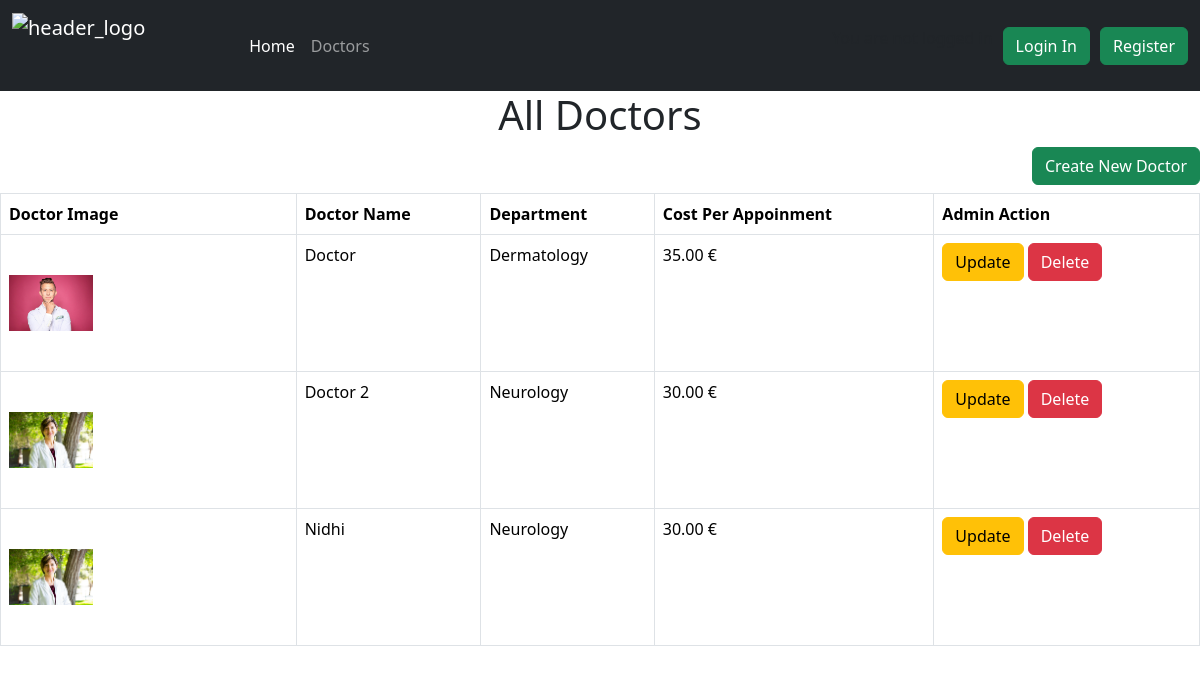
The page /viewdoctor on the database its author committed.
### doctor_app/models.py (models this page shows, shortened)
class Doctor(models.Model):
    doctor_id = models.AutoField(primary_key=True,db_column='doctor_id')
    name = models.CharField(max_length=100)
    age = models.IntegerField()
    department = models.ForeignKey(DoctorDepartment, on_delete=models.CASCADE,null=False)
    image = models.ImageField(upload_to="images/doctor",default=None)
    cost = models.DecimalField(max_digits=10, decimal_places=2, default=Decimal('0.00'))

class DoctorDepartment(models.Model):
    department_name = models.CharField(max_length=100)
    def __str__(self):
        return self.department_name

### doctor_app/views.py (the view)
# urls.py: path('viewdoctor',views.AdminViewDoctors ,name='adminViewDoctors'),
def AdminViewDoctors(request):
     doctors = Doctor.objects.all()
     doctors_context = {'doctors' :doctors}
     return render(request,'doctor_app/admin_view_doctors.html',doctors_context)

### doctor_app/templates/doctor_app/admin_view_doctors.html (shortened to what this page needs)
{% extends "doctor_app/base.html" %}
{% block content %}
<h1 class="text-center adminproductsheader" >All Doctors</h1>
<div class="text-end"><a href="{% url 'adminCreateDoctor' %}" class="btn btn-success text-end mb-2">Create New Doctor</a>
</div>
<table class="table table-bordered" id="doctors_table">
    <thead>
      <tr>
        <th scope="col">Doctor Image</th>
        <th scope="col">Doctor Name</th>
        <th scope="col">Department</th>
        <th scope="col">Cost Per Appoinment</th>
        <th scope="col">Admin Action</th>
      </tr>
    </thead>
    <tbody>
        {% if doctors %}
        {% for doctor in doctors%}
                        <tr>
                            <td><img class="card-img-top" src="{{ doctor.image.url }}" alt="Product image" style="width: 30%;height: 10vw;object-fit: contain;"></td>
                            <td>{{ doctor.name }}</td>
                            <td>{{ doctor.department }}</td>
                            <td>{{ doctor.cost }} €</td>
                            <td><a href="{% url 'adminUpdateDoctor' doctor.doctor_id %}" class="btn btn-warning">Update</a>
                                <a href="{% url 'adminDeleteDoctor' doctor.doctor_id %}" class="btn btn-danger">Delete</a></td>
                        </tr>
                {% endfor%}
      {% endif %}
    </tbody>
  </table>
{% endblock %}

### doctor_app/templates/doctor_app/base.html (shortened to what this page needs)
<!DOCTYPE html>
<html>
<head>
{% load bootstrap5 %} {% bootstrap_css %} {% bootstrap_javascript %}
{% load static %}
<link rel="stylesheet" type="text/css" href="{% static 'css/style.css' %}">
<link rel="stylesheet" href="https://cdn.datatables.net/2.2.2/css/dataTables.dataTables.css" />
</head>
<body>
    {% include "doctor_app/header.html" %}
    {% block content %}
    {% endblock %}
</body>
</html>

### doctor_app/templates/doctor_app/header.html (shortened to what this page needs)
{% load static %}
<nav class="navbar navbar-expand-lg navbar-dark bg-dark">
  <div class="container-fluid">
    <a class="navbar-brand" href="{% url 'index' %}">
      <img src="{% static 'logo2.jpg' %}" width="200%" height="65rem" class="d-inline-block align-top" alt="header_logo" class="header_logo">
    </a>
    <div class="collapse navbar-collapse" id="navbarNavDropdown">
      <ul class="navbar-nav" style="margin-left: 5rem;" >
        <li class="nav-item">
          <a class="nav-link active" aria-current="page" href="{% url 'index' %}">Home</a>
        </li>
        <li class="nav-item">
          <a class="nav-link" href="{% url 'doctors' %}">Doctors</a>
        </li>
      </ul>
    </div>
    {% if user.is_authenticated %}
        <p style="color: white;">Hi {{ user.username }} </p>
        <a type="button" class="btn btn-success"  href="" style="margin-left: 10px ">Cart</a>
        <a type="button" class="btn btn-success" href="{% url 'logout' %}" style="margin-left: 10px;"  >Logout</a>
    {% else %}
    <p>You are not logged in</p>
    <a href="{%url 'login' %}" class="btn btn-success" style="margin-left: 10px;">Login In</a>
    <a href="{%url 'register' %}" class="btn btn-success" style="margin-left: 10px;">Register</a>
{% endif %}
  </div>
</nav>

### static/css/style.css (style rules this page uses)
.adminproductsheader { text-align: center; }

### rows shown on the page
Doctor: image (picture), name "Doctor", department "Dermatology", cost "35.00"
Doctor: image (picture), name "Doctor 2", department "Neurology", cost "30.00"
Doctor: image (picture), name "Nidhi", department "Neurology", cost "30.00"
